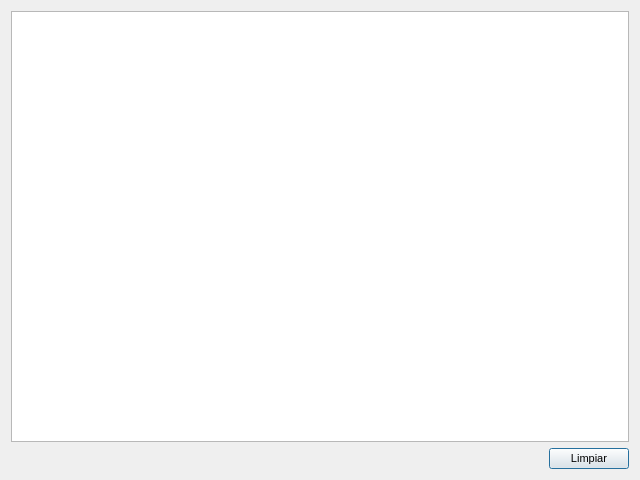
<?xml version="1.0" encoding="UTF-8"?>
<ui version="4.0">
 <class>Console</class>
 <widget class="QDialog" name="Console">
  <property name="geometry">
   <rect>
    <x>0</x>
    <y>0</y>
    <width>640</width>
    <height>480</height>
   </rect>
  </property>
  <property name="font">
   <font>
    <pointsize>8</pointsize>
   </font>
  </property>
  <property name="windowTitle">
   <string>Consola de Debug</string>
  </property>
  <layout class="QGridLayout" name="gridLayout">
   <item row="1" column="0">
    <spacer name="horizontalSpacer">
     <property name="orientation">
      <enum>Qt::Horizontal</enum>
     </property>
     <property name="sizeHint" stdset="0">
      <size>
       <width>528</width>
       <height>20</height>
      </size>
     </property>
    </spacer>
   </item>
   <item row="1" column="1">
    <widget class="QPushButton" name="pushButton">
     <property name="text">
      <string>Limpiar</string>
     </property>
    </widget>
   </item>
   <item row="0" column="0" colspan="2">
    <widget class="QTextBrowser" name="textBrowser"/>
   </item>
  </layout>
 </widget>
 <resources/>
 <connections/>
</ui>
